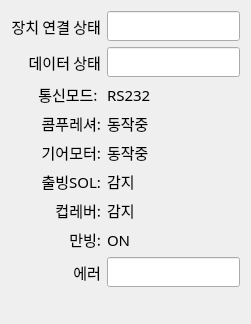
   <widget class="QWidget" name="layoutWidget">
    <property name="geometry">
     <rect>
      <x>10</x>
      <y>60</y>
      <width>251</width>
      <height>292</height>
     </rect>
    </property>
    <layout class="QGridLayout" name="gridLayout">
     <item row="5" column="0">
      <widget class="QLabel" name="label_28">
       <property name="font">
        <font>
         <family>함초롬돋움</family>
         <pointsize>11</pointsize>
         <weight>50</weight>
         <italic>false</italic>
         <bold>false</bold>
        </font>
       </property>
       <property name="text">
        <string>출빙SOL:</string>
       </property>
       <property name="alignment">
        <set>Qt::AlignRight|Qt::AlignTrailing|Qt::AlignVCenter</set>
       </property>
      </widget>
     </item>
     <item row="4" column="1">
      <widget class="QLabel" name="LB_STATUS_GEAR_WORKING">
       <property name="font">
        <font>
         <family>함초롬돋움</family>
         <pointsize>11</pointsize>
         <weight>50</weight>
         <italic>false</italic>
         <bold>false</bold>
        </font>
       </property>
       <property name="text">
        <string>동작중</string>
       </property>
      </widget>
     </item>
     <item row="6" column="1">
      <widget class="QLabel" name="LB_STATUS_CUP_LEVER_DETECT">
       <property name="font">
        <font>
         <family>함초롬돋움</family>
         <pointsize>11</pointsize>
         <weight>50</weight>
         <italic>false</italic>
         <bold>false</bold>
        </font>
       </property>
       <property name="text">
        <string>감지</string>
       </property>
      </widget>
     </item>
     <item row="1" column="1">
      <widget class="QLineEdit" name="LE_ICE_DATA_CONNECTION">
       <property name="font">
        <font>
         <family>함초롬돋움</family>
         <pointsize>11</pointsize>
         <weight>50</weight>
         <italic>false</italic>
         <bold>false</bold>
        </font>
       </property>
       <property name="readOnly">
        <bool>true</bool>
       </property>
      </widget>
     </item>
     <item row="5" column="1">
      <widget class="QLabel" name="LB_STATUS_OUT_SOL_DETECT">
       <property name="font">
        <font>
         <family>함초롬돋움</family>
         <pointsize>11</pointsize>
         <weight>50</weight>
         <italic>false</italic>
         <bold>false</bold>
        </font>
       </property>
       <property name="text">
        <string>감지</string>
       </property>
      </widget>
     </item>
     <item row="7" column="0">
      <widget class="QLabel" name="label_26">
       <property name="font">
        <font>
         <family>함초롬돋움</family>
         <pointsize>11</pointsize>
         <weight>50</weight>
         <italic>false</italic>
         <bold>false</bold>
        </font>
       </property>
       <property name="text">
        <string>만빙:</string>
       </property>
       <property name="alignment">
        <set>Qt::AlignRight|Qt::AlignTrailing|Qt::AlignVCenter</set>
       </property>
      </widget>
     </item>
     <item row="1" column="0">
      <widget class="QLabel" name="label_111">
       <property name="font">
        <font>
         <family>함초롬돋움</family>
         <pointsize>11</pointsize>
         <weight>50</weight>
         <italic>false</italic>
         <bold>false</bold>
        </font>
       </property>
       <property name="text">
        <string>데이터 상태</string>
       </property>
       <property name="alignment">
        <set>Qt::AlignRight|Qt::AlignTrailing|Qt::AlignVCenter</set>
       </property>
      </widget>
     </item>
     <item row="0" column="0">
      <widget class="QLabel" name="label_110">
       <property name="font">
        <font>
         <family>함초롬돋움</family>
         <pointsize>11</pointsize>
         <weight>50</weight>
         <italic>false</italic>
         <bold>false</bold>
        </font>
       </property>
       <property name="text">
        <string>장치 연결 상태</string>
       </property>
       <property name="alignment">
        <set>Qt::AlignRight|Qt::AlignTrailing|Qt::AlignVCenter</set>
       </property>
      </widget>
     </item>
     <item row="0" column="1">
      <widget class="QLineEdit" name="LE_ICE_CONNECTION">
       <property name="font">
        <font>
         <family>함초롬돋움</family>
         <pointsize>11</pointsize>
         <weight>50</weight>
         <italic>false</italic>
         <bold>false</bold>
        </font>
       </property>
       <property name="readOnly">
        <bool>true</bool>
       </property>
      </widget>
     </item>
     <item row="2" column="1">
      <widget class="QLabel" name="LB_STATUS_COMM_MODE">
       <property name="font">
        <font>
         <family>함초롬돋움</family>
         <pointsize>11</pointsize>
         <weight>50</weight>
         <italic>false</italic>
         <bold>false</bold>
        </font>
       </property>
       <property name="text">
        <string>RS232</string>
       </property>
      </widget>
     </item>
     <item row="3" column="1">
      <widget class="QLabel" name="LB_STATUS_COMP_WORKING">
       <property name="font">
        <font>
         <family>함초롬돋움</family>
         <pointsize>11</pointsize>
         <weight>50</weight>
         <italic>false</italic>
         <bold>false</bold>
        </font>
       </property>
       <property name="text">
        <string>동작중</string>
       </property>
      </widget>
     </item>
     <item row="8" column="0">
      <widget class="QLabel" name="label_41">
       <property name="font">
        <font>
         <family>함초롬돋움</family>
         <pointsize>11</pointsize>
         <weight>50</weight>
         <italic>false</italic>
         <bold>false</bold>
        </font>
       </property>
       <property name="text">
        <string>에러</string>
       </property>
       <property name="alignment">
        <set>Qt::AlignRight|Qt::AlignTrailing|Qt::AlignVCenter</set>
       </property>
      </widget>
     </item>
     <item row="2" column="0">
      <widget class="QLabel" name="label_27">
       <property name="font">
        <font>
         <family>함초롬돋움</family>
         <pointsize>11</pointsize>
         <weight>50</weight>
         <italic>false</italic>
         <bold>false</bold>
        </font>
       </property>
       <property name="text">
        <string>통신모드: </string>
       </property>
       <property name="alignment">
        <set>Qt::AlignRight|Qt::AlignTrailing|Qt::AlignVCenter</set>
       </property>
      </widget>
     </item>
     <item row="4" column="0">
      <widget class="QLabel" name="label_30">
       <property name="font">
        <font>
         <family>함초롬돋움</family>
         <pointsize>11</pointsize>
         <weight>50</weight>
         <italic>false</italic>
         <bold>false</bold>
        </font>
       </property>
       <property name="text">
        <string>기어모터:</string>
       </property>
       <property name="alignment">
        <set>Qt::AlignRight|Qt::AlignTrailing|Qt::AlignVCenter</set>
       </property>
      </widget>
     </item>
     <item row="8" column="1">
      <widget class="QLineEdit" name="LE_ICE_ERROR">
       <property name="font">
        <font>
         <family>함초롬돋움</family>
         <pointsize>11</pointsize>
         <weight>50</weight>
         <italic>false</italic>
         <bold>false</bold>
        </font>
       </property>
       <property name="alignment">
        <set>Qt::AlignCenter</set>
       </property>
       <property name="readOnly">
        <bool>true</bool>
       </property>
      </widget>
     </item>
     <item row="7" column="1">
      <widget class="QLabel" name="LB_STATUS_FULL_ICE">
       <property name="font">
        <font>
         <family>함초롬돋움</family>
         <pointsize>11</pointsize>
         <weight>50</weight>
         <italic>false</italic>
         <bold>false</bold>
        </font>
       </property>
       <property name="text">
        <string>ON</string>
       </property>
      </widget>
     </item>
     <item row="6" column="0">
      <widget class="QLabel" name="label_25">
       <property name="font">
        <font>
         <family>함초롬돋움</family>
         <pointsize>11</pointsize>
         <weight>50</weight>
         <italic>false</italic>
         <bold>false</bold>
        </font>
       </property>
       <property name="text">
        <string>컵레버:</string>
       </property>
       <property name="alignment">
        <set>Qt::AlignRight|Qt::AlignTrailing|Qt::AlignVCenter</set>
       </property>
      </widget>
     </item>
     <item row="3" column="0">
      <widget class="QLabel" name="label_29">
       <property name="font">
        <font>
         <family>함초롬돋움</family>
         <pointsize>11</pointsize>
         <weight>50</weight>
         <italic>false</italic>
         <bold>false</bold>
        </font>
       </property>
       <property name="text">
        <string>콤푸레셔:</string>
       </property>
       <property name="alignment">
        <set>Qt::AlignRight|Qt::AlignTrailing|Qt::AlignVCenter</set>
       </property>
      </widget>
     </item>
     <item row="9" column="0" colspan="2">
      <widget class="QLabel" name="LB_ERROR_TYPE">
       <property name="font">
        <font>
         <family>함초롬돋움</family>
         <pointsize>11</pointsize>
         <weight>50</weight>
         <italic>false</italic>
         <bold>false</bold>
        </font>
       </property>
       <property name="text">
        <string/>
       </property>
      </widget>
     </item>
    </layout>
   </widget>
